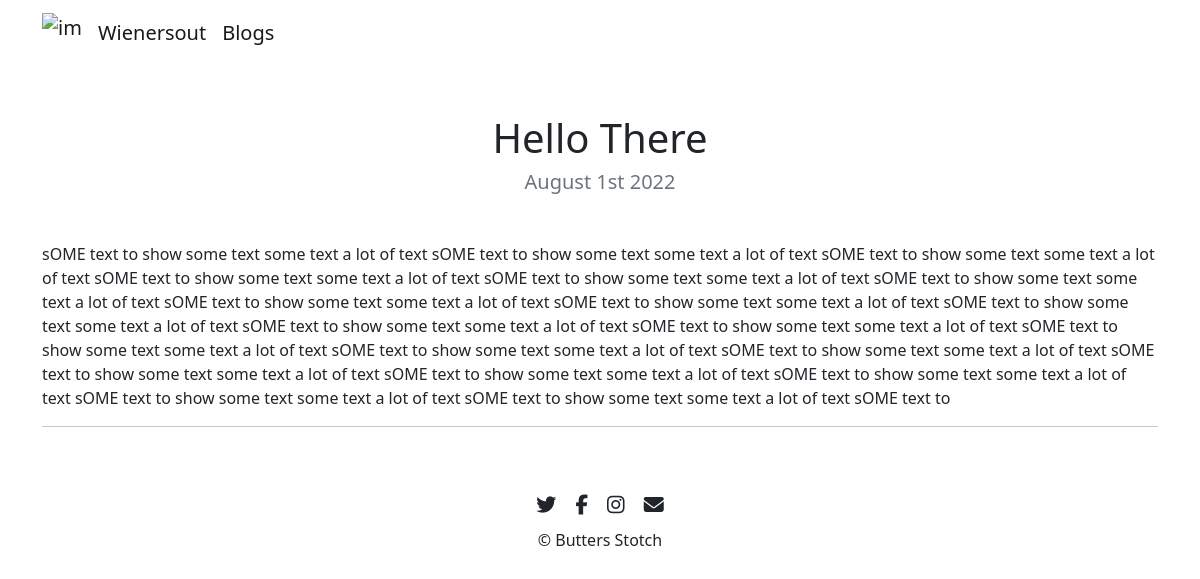
Page /blog/11/ on the committed database.
### blog/models.py (models this page shows, shortened)
class Blog(models.Model):
    title = models.CharField(max_length=40)
    date = models.DateField()
    description = models.TextField(max_length=1000)

### blog/views.py (the view)
# urls.py: path('<int:blog_id>/', views.detail, name='detail'),
def detail(request, blog_id):
    blog = get_object_or_404(Blog, pk=blog_id)  # pk = primary key in database
    return render(request, 'blog/detail.html', {'id': blog_id, 'blog': blog})

### blog/templates/blog/detail.html (shortened to what this page needs)
{% extends 'portfolio/base.html' %}
{% block content %}
{% load static %}
<h1 class="text-center mt-5" id="blogdetailtitle">{{ blog.title }}</h1>
<h5 class="text-center text-muted mb-5">{{ blog.date|date:'F jS Y' }}</h5>
{{ blog.description|safe }}
{% endblock %}

### rows in the picture
Blog: title "Hello There", date "August 1st 2022", description "sOME text to show some text some text a lot of text sOME text to show some text some text a lot of text sOME text to show some text some text a lot of text sOME text to show some text some text a lot of text sOME text to show some text some text a lot of text sOME text to show some text some text a lot of text sOME text to show some text some text a lot of text sOME text to show some text some text a lot of text sOME text to show some text some text a lot of text sOME text to show some text some text a lot of text sOME text to show some text some text a lot of text sOME text to show some text some text a lot of text sOME text to show some text some text a lot of text sOME text to show some…"
